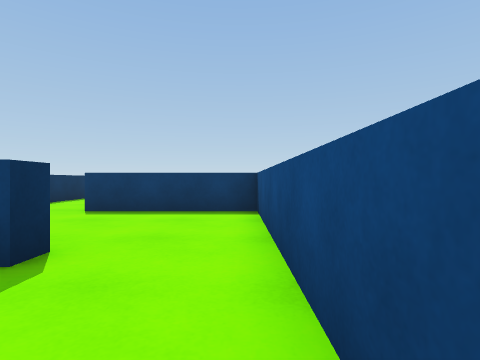
View 1 (above)

24 first-person views from a walk through a 3-D level made in the Unity game engine. The camera is 0.72 m above the floor, looks level and sees 80° across. The floor is counted in squares, 1 m on a side. Each view is taken from the middle of a square. On the plan, view 1 faces up. The plan holds only what a view shows up to about 10 squares ahead; the rest is blank. The place goes on beyond the plan. The player character is not drawn. Surface patterns are stand-ins for the level's own textures.

View 2
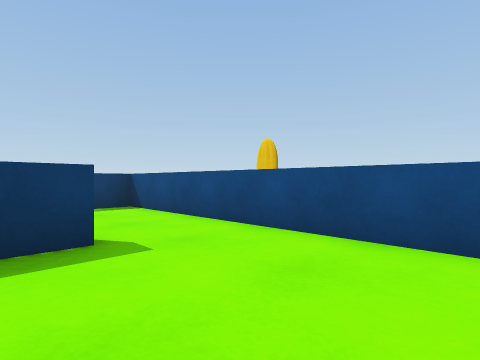

View 3
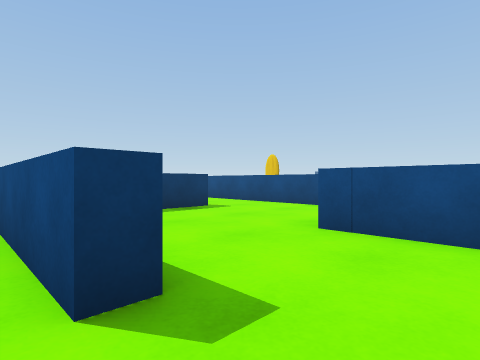

View 4
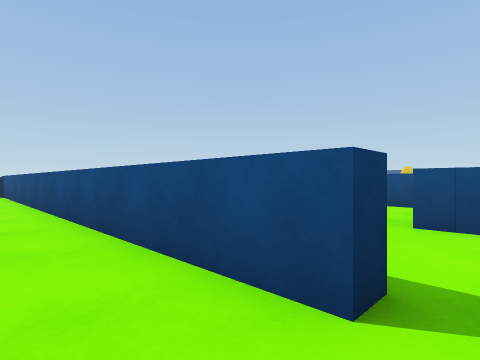

View 5
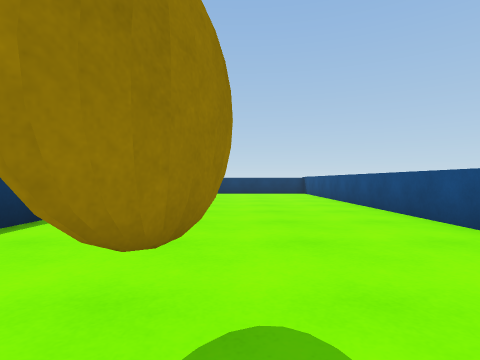

View 6
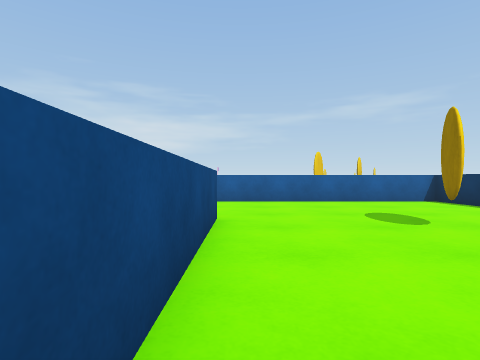

View 7
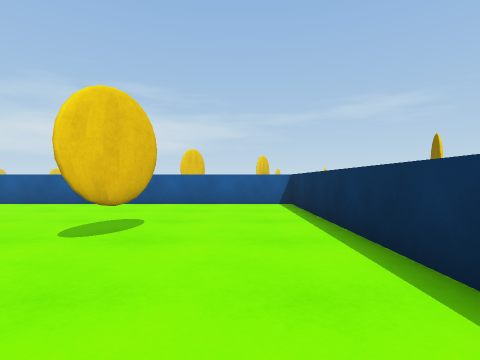

View 8
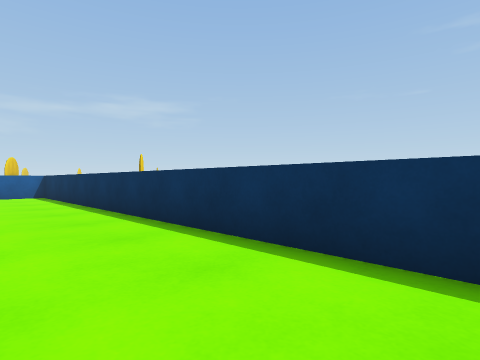

View 9
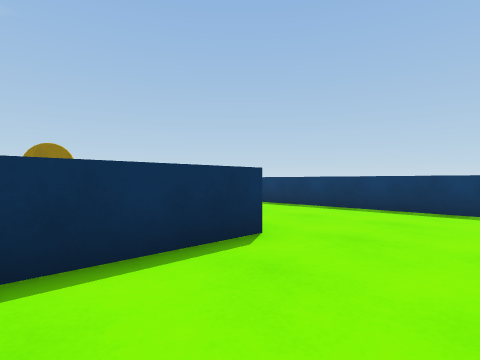

View 10
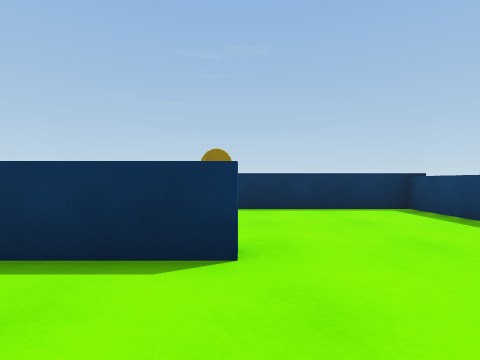

View 11
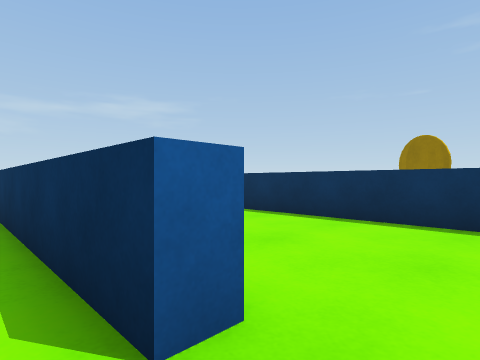

View 12
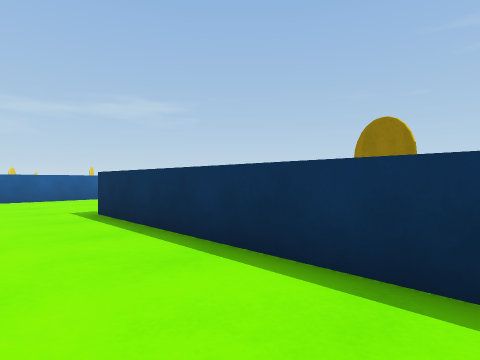

View 13
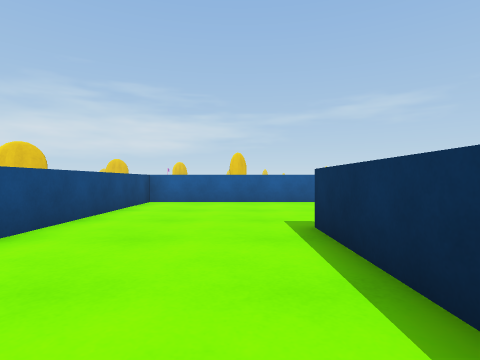

View 14
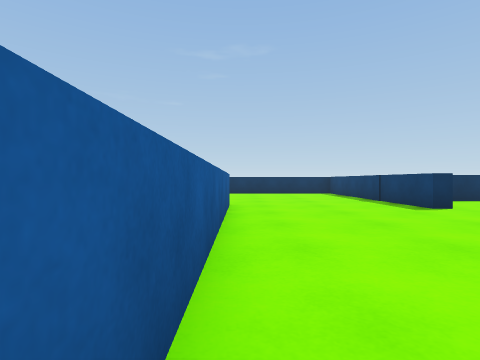

View 15
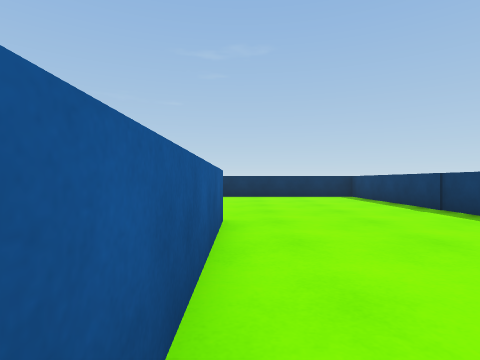

View 16
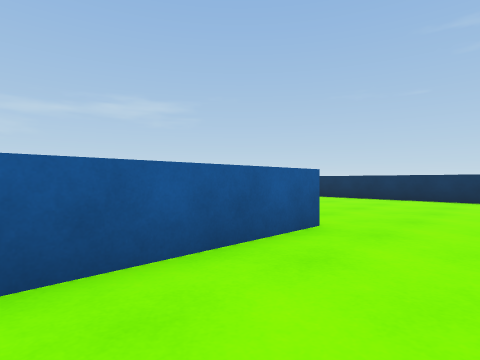

View 17
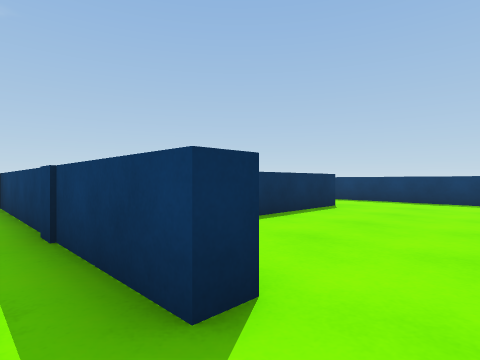

View 18
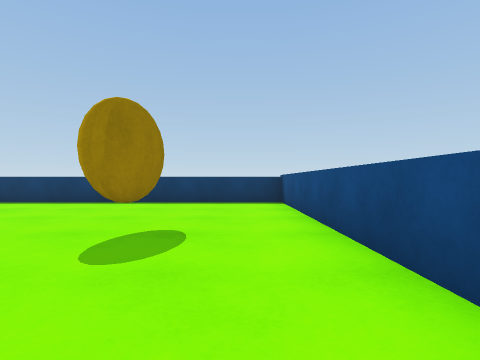

View 19
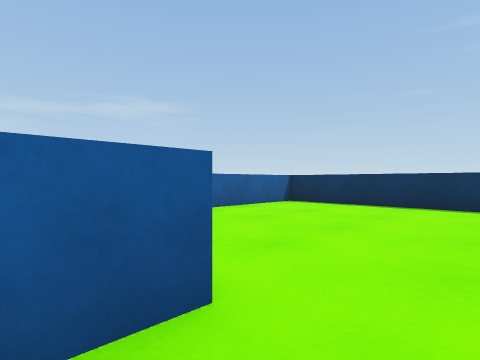

View 20
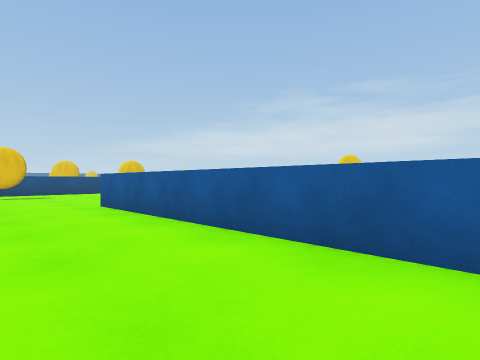

View 21
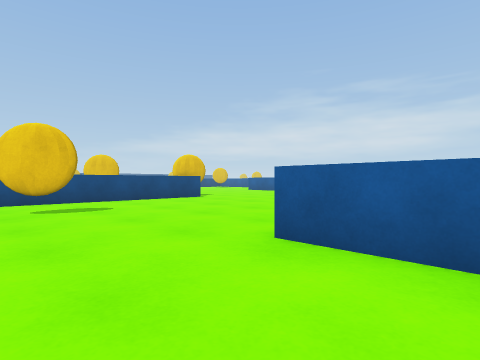

View 22
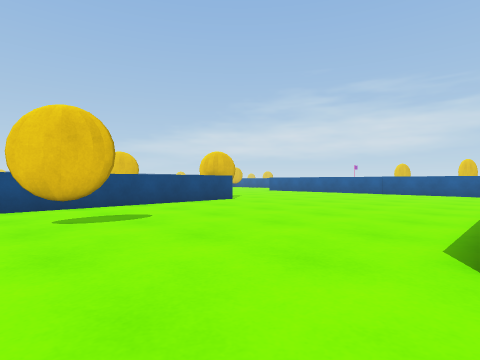

View 23
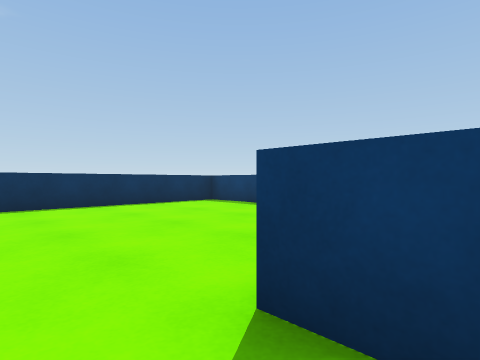

View 24
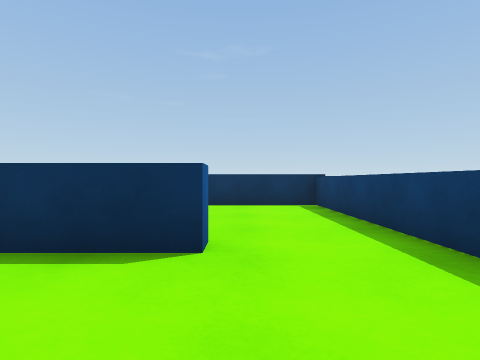

### Floor plan
Key: @ floor where view 1 was taken; # wall or solid block; . floor; ^ raised ledge.
Columns run from 31 left of view 1 to 1 right of it. Each row starts with its distance up from view 1.
 12 ^^^^^^^^^^^^^#^^^^^^
 11 #............#......
 10 #............#.......    #
  9 #... #.......#.......   .#.
  8      #.......#.......   .#..
  7      #.......#...#.......#..#####
  6      #.......#...#.......# .....#
  5      #.......#...#.......#  ....#
  4      # ......#...#.......#  ....#
  3 ########.. . #...#.......#   ...#
  2 #........... ....#.......#  ##..#
  1 #................#.......# .....#
  0 #................#.......#.....@#
 -1 #................#.......#......#
 -2 #................#.......#..#
 -3 #......###########..........#
 -4 #..............  #..........#
 -5 #................#........
 -6 #................#.........
 -7 ##########.......##########
 -8           .......#
 -9           .......#
-10           .......#

Positions as (right, up) in squares from view 1, and headings:
1: (0, 0), facing up
2: (-3, -1), facing up-right
3: (-7, -4), facing up-right
4: (-8, -3), facing up-right
5: (-10, -3), facing up
6: (-7, 3), facing down
7: (-12, 2), facing down
8: (-11, 7), facing down-left
9: (-11, 5), facing up-left
10: (-11, 8), facing left
11: (-13, 9), facing down-left
12: (-16, 9), facing down-left
13: (-17, 7), facing down
14: (-16, -2), facing left
15: (-19, -2), facing left
16: (-20, 0), facing down-left
17: (-22, 2), facing up-left
18: (-20, 3), facing up
19: (-23, -1), facing down-left
20: (-30, -4), facing down-right
21: (-24, -4), facing down-right
22: (-22, -4), facing down-right
23: (-23, -4), facing up-left
24: (-23, 10), facing left
